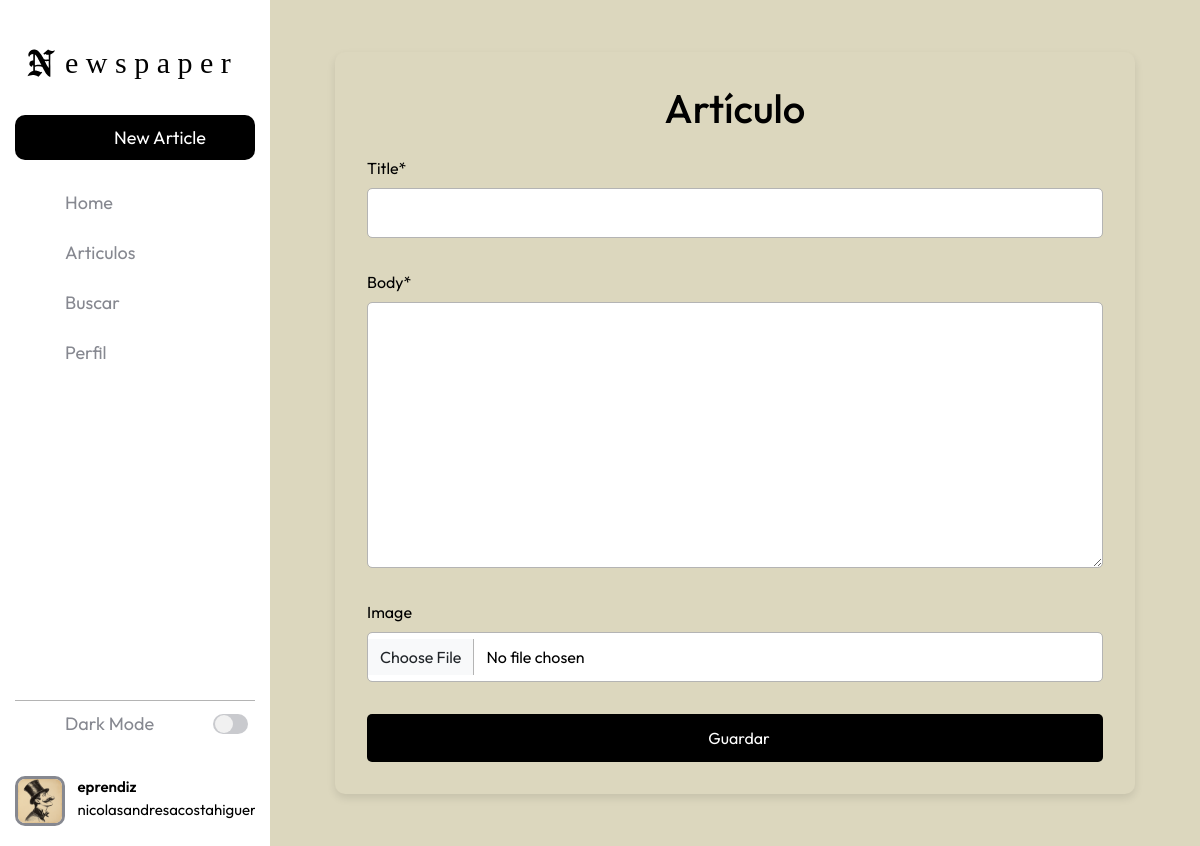
Page /articles/new/ (signed in) on the earlier database version.
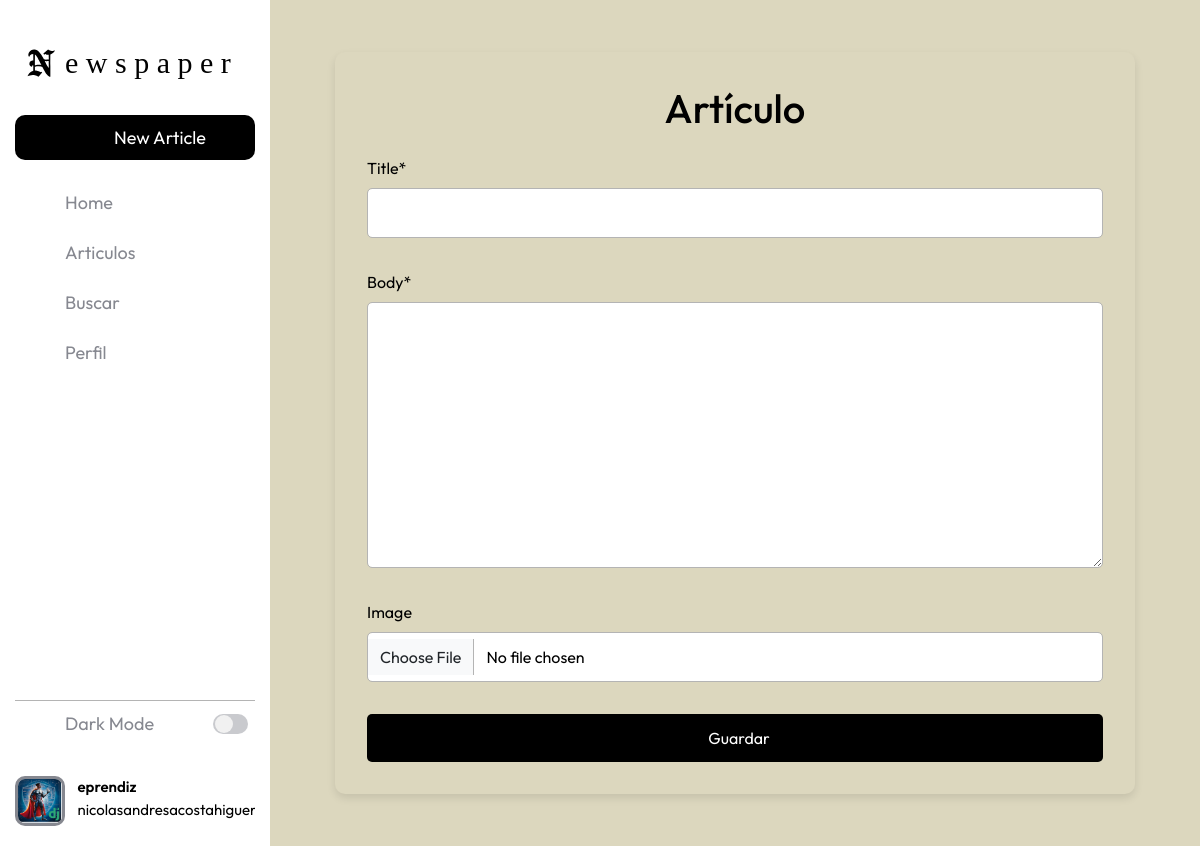
Same page on the later database version.
### accounts/models.py (models this page shows, shortened)
class CustomUser(AbstractUser):
    age = models.PositiveIntegerField(null=True, blank=True)

class Profile(models.Model):
    user = models.OneToOneField(settings.AUTH_USER_MODEL, on_delete=models.CASCADE)
    profile_picture = models.ImageField(upload_to='profile_pics/', default='default.jpg')
    followers = models.ManyToManyField(settings.AUTH_USER_MODEL, related_name="followers", blank=True)

### articles/views.py (the view, shortened to what this page needs)
class ArticleCreateView(LoginRequiredMixin,CreateView):
    model = Article
    template_name = "article_new.html"
    fields = ("title", "body", "image")

### templates/article_new.html (shortened to what this page needs)
{% extends "base.html" %}
{% load crispy_forms_tags %}
{% block content %}
<div class="new-article-container">
  <h1>Artículo</h1>
  <form action="" method="post" enctype="multipart/form-data" class="new-article-form">
    {{ form|crispy }}
    <button type="submit" class="submit-button">
      Guardar
    </button>
  </form>
</div>
{% endblock content %}

### templates/base.html (shortened to what this page needs)
<!DOCTYPE html>
{% load static %}
<html lang="en">
    <head>
        <link rel="stylesheet" href="{% static 'css/base.css' %}">
        <link rel="stylesheet" href="{% static 'css/article_list.css' %}">
        <link rel="stylesheet" href="{% static 'css/update_profile_picture.css' %}">
        <link rel="stylesheet" href="{% static 'css/article_edit.css' %}">
        <link rel="stylesheet" href="{% static 'css/profile.css' %}">
        <link rel="stylesheet" href="{% static 'css/home.css' %}">
        <link rel="stylesheet" href="{% static 'css/detail.css' %}">
        <link rel="stylesheet" href="{% static 'css/comment_edit.css' %}">
        <link rel="stylesheet" href="{% static 'css/article_new.css' %}">
        <link rel="stylesheet" href="{% static 'css/password_change.css' %}">
        <link rel="stylesheet" href="{% static 'css/password_change_successful.css' %}">
        <link rel="stylesheet" href="{% static 'css/login.css' %}">
        <link rel="stylesheet" href="{% static 'css/signup.css' %}">
        <link rel="stylesheet" href="{% static 'css/delete_article.css' %}">
        {% load bootstrap5 %}
        {% bootstrap_css %}
    </head>
    <body>
        <div class="barra-lateral">
            <div>
                <div class="nombre-pagina">
                    <span>e w s p a p e r</span>
                </div>
                    <a class="boton" href="{% url 'article_new' %}">
                        <span>New Article</span>
                    </a>
            </div>
            <nav class="navegacion">
                <ul>
                    <li>
                        <a href="{% url 'home' %}">
                            <span>Home</span>
                        </a>
                    </li>
                    {% if user.is_authenticated %}
                    <li>
                        <a href="{% url 'article_list' %}">
                            <span>Articulos</span>
                        </a>
                    </li>
                    <li>
                        <a href="#" id="search-link">
                            <span>Buscar</span>
                        </a>
                    </li>
                    <li>
                        <a href="{% url 'profile' username=user.username %}">
                            <span>Perfil</span>
                        </a>
                    </li>
                    {% endif %}
                </ul>
            </nav>
            <div>
                <div class="linea"></div>
                <div class="modo-oscuro">
                    <div class="info">
                        <span>Dark Mode</span>
                    </div>
                    <div class="switch">
                        <div class="base">
                            <div class="circulo">
                            </div>
                        </div>
                    </div>
                </div>
                {% if user.is_authenticated %}
                    <a href="{% url 'profile' username=user.username %}" class="usuario">
                        {% if user.profile.profile_picture %}
                            <img src="{{ user.profile.profile_picture.url }}" alt="Foto de perfil" width="100">
                        {% else %}
                            <img src="/media/profile_pics/default.jpg" alt="Foto de perfil predeterminada" width="100">
                        {% endif %}
                        <div class="info-usuario">
                            <div class="nombre-email">
                                <span class="nombre">{{ user.username }}</span>
                                <span class="email">{{ user.email }}</span>
                            </div>
                        </div>
                    <a>
                {% endif %}
            </div>
        </div>
        <main>
            <section class="contenido">
                {% block content %}
                {% endblock content %}
            </section>
        </main>
    </body>
</html>

Differences in the rows shown:
changed CustomUser "eprendiz": profile.profile_picture: picture added in place of a placeholder
